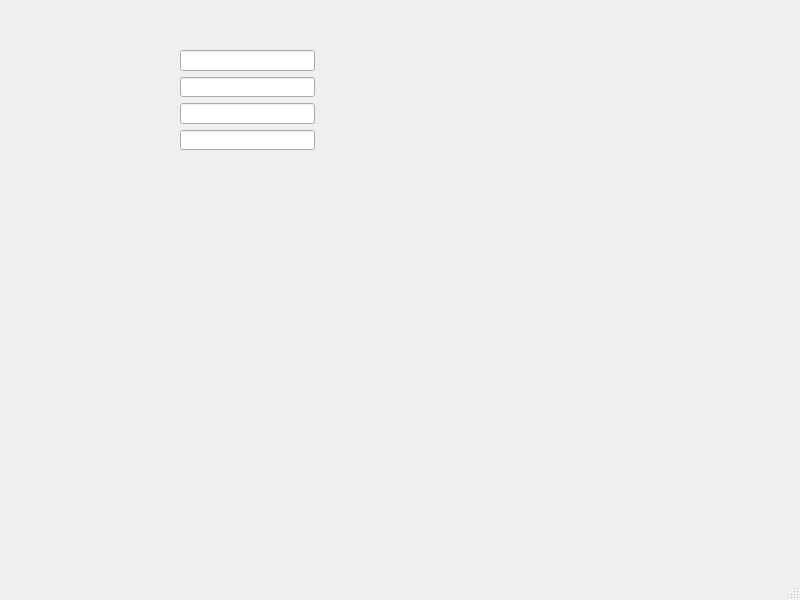
<?xml version="1.0" encoding="UTF-8"?>
<ui version="4.0">
 <class>MainWindow</class>
 <widget class="QMainWindow" name="MainWindow">
  <property name="geometry">
   <rect>
    <x>0</x>
    <y>0</y>
    <width>800</width>
    <height>600</height>
   </rect>
  </property>
  <property name="windowTitle">
   <string>MainWindow</string>
  </property>
  <widget class="QWidget" name="centralwidget">
   <widget class="QWidget" name="">
    <property name="geometry">
     <rect>
      <x>180</x>
      <y>50</y>
      <width>135</width>
      <height>100</height>
     </rect>
    </property>
    <layout class="QVBoxLayout" name="verticalLayout">
     <item>
      <widget class="QLineEdit" name="lineEdit"/>
     </item>
     <item>
      <widget class="QLineEdit" name="lineEdit_2"/>
     </item>
     <item>
      <widget class="QLineEdit" name="lineEdit_3"/>
     </item>
     <item>
      <widget class="QLineEdit" name="lineEdit_4"/>
     </item>
    </layout>
   </widget>
  </widget>
  <widget class="QMenuBar" name="menubar">
   <property name="geometry">
    <rect>
     <x>0</x>
     <y>0</y>
     <width>800</width>
     <height>23</height>
    </rect>
   </property>
  </widget>
  <widget class="QStatusBar" name="statusbar"/>
 </widget>
 <tabstops>
  <tabstop>lineEdit_2</tabstop>
  <tabstop>lineEdit_3</tabstop>
  <tabstop>lineEdit</tabstop>
  <tabstop>lineEdit_4</tabstop>
 </tabstops>
 <resources/>
 <connections/>
</ui>
